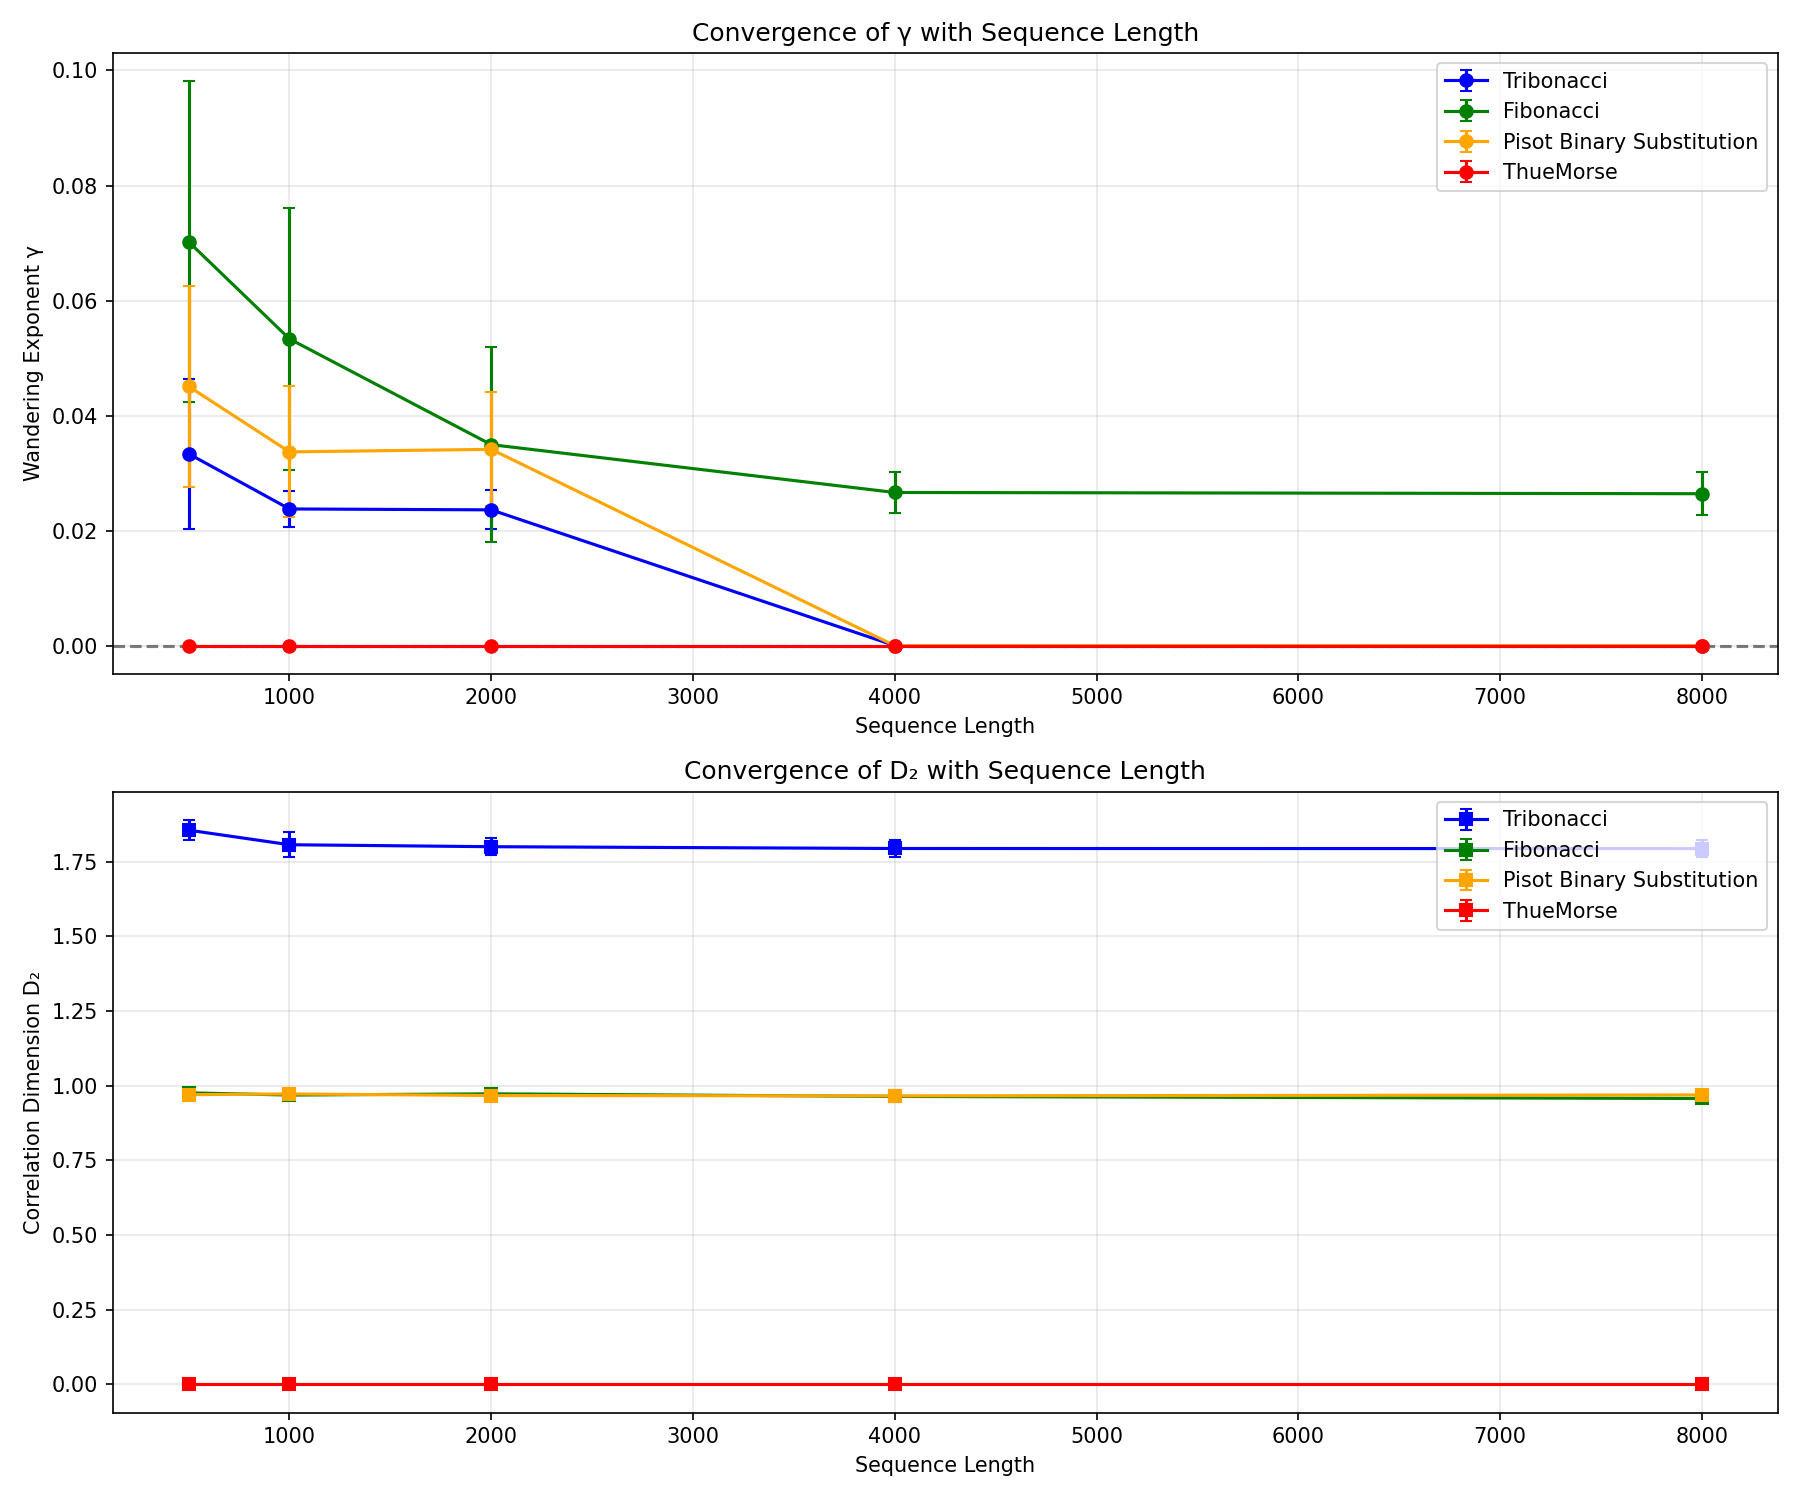

Write Python code to recreate this figure.
#!/usr/bin/env python3
"""
MINERVA V7.5: CONVERGENCE ANALYSIS & ERROR ESTIMATION
=======================================================
- Length sweeps (N = 500, 1000, 2000, 4000, 8000)
- Bootstrap confidence intervals for D₂ and γ
- Scaling stability plots (D₂ vs N, γ vs N)
- Preserves: exact projector, centering, SVD compression to E^s
"""

import numpy as np
import pandas as pd
import matplotlib.pyplot as plt
from scipy.linalg import eig, svd
from scipy.spatial.distance import pdist
from sympy import Matrix, symbols
import warnings
from collections import defaultdict
warnings.filterwarnings('ignore')

# ============================================================================
# 1. ALGEBRAIC STRUCTURE CORE (EXACT OVER Q)
# ============================================================================

def is_primitive_matrix(M, max_power=12):
    M_k = np.copy(M)
    for _ in range(max_power):
        if np.all(M_k > 0):
            return True
        M_k = M_k @ M
    return False


def check_algebraic_irreducibility(M):
    x = symbols('x')
    M_int = Matrix(M.astype(int))
    charpoly = M_int.charpoly(x).as_expr()
    from sympy.polys.polytools import factor_list
    factors = factor_list(charpoly)[1]
    return len(factors) == 1


def analyze_pisot_spectrum(evals):
    moduli = np.abs(evals)
    sorted_mod = np.sort(moduli)[::-1]
    dominant = sorted_mod[0]
    rest = sorted_mod[1:] if len(sorted_mod) > 1 else []
    has_pisot_spectrum = (dominant > 1.0) and (np.max(rest) < 0.99 if len(rest) > 0 else True)
    return has_pisot_spectrum, dominant


class IntrinsicSubstitutionSystem:
    def __init__(self, name, matrix, sub_rules, alphabet):
        self.name = name
        self.matrix = np.array(matrix, dtype=float)
        self.sub_rules = sub_rules
        self.alphabet = alphabet
        self._characterize_system()

    def _characterize_system(self):
        evals, evecs = eig(self.matrix)
        real_parts = np.real(evals)
        pf_idx = np.argmax(real_parts)
        pf_eval = evals[pf_idx]
        v_PF = np.abs(np.real(evecs[:, pf_idx]))
        
        _, L_evecs = eig(self.matrix.T)
        real_parts_L = np.real(evals)
        pf_idx_L = np.argmax(real_parts_L)
        w_PF = np.abs(np.real(L_evecs[:, pf_idx_L]))
        w_PF = w_PF / np.dot(w_PF, v_PF)
        
        self.v_PF = v_PF / np.sum(v_PF)
        self.w_PF = w_PF
        self.lambda_pf = float(pf_eval.real)
        
        self.increments = {}
        for i, ch in enumerate(self.alphabet):
            e_i = np.zeros(len(self.matrix))
            e_i[i] = 1.0
            self.increments[ch] = e_i - self.v_PF

        self.is_primitive = is_primitive_matrix(self.matrix)
        self.is_irreducible = check_algebraic_irreducibility(self.matrix)
        has_pisot_spectrum, _ = analyze_pisot_spectrum(evals)
        self.is_pisot = self.is_primitive and self.is_irreducible and has_pisot_spectrum

    def generate_sequence(self, steps=12, max_len=50000):
        seq = self.alphabet[0]
        for _ in range(steps):
            seq = ''.join(self.sub_rules.get(c, c) for c in seq)
            if len(seq) > max_len:
                seq = seq[:max_len]
                break
        return seq

    def compute_walk(self, seq):
        d = len(self.matrix)
        walk = np.zeros((len(seq) + 1, d))
        for i, ch in enumerate(seq):
            walk[i+1] = walk[i] + self.increments.get(ch, np.zeros(d))
        return walk


# ============================================================================
# 2. INTRINSIC STABLE SUBSPACE COMPRESSION
# ============================================================================

def extract_intrinsic_coordinates(system, walk):
    d = len(system.matrix)
    v = system.v_PF.reshape(-1, 1)
    w = system.w_PF.reshape(1, -1)
    P_stable = np.eye(d) - (v @ w) / (w @ v).item()
    
    projected = walk @ P_stable.T
    projected = projected - np.mean(projected, axis=0)
    
    U, S, Vt = svd(P_stable, full_matrices=False)
    stable_rank = np.sum(S / S[0] > 1e-10)
    
    if stable_rank >= 1:
        basis = Vt[:stable_rank].T
        intrinsic = projected @ basis
    else:
        intrinsic = projected
        stable_rank = projected.shape[1]
    
    return intrinsic, stable_rank


# ============================================================================
# 3. METRICS WITH BOOTSTRAP
# ============================================================================

def compute_wandering_exponent(points):
    displacements = np.linalg.norm(points, axis=1)
    indices = np.arange(1, len(displacements) + 1)
    valid = displacements > 1e-8
    if not valid.any():
        return 0.0
    coeffs = np.polyfit(np.log(indices[valid]), np.log(displacements[valid]), 1)
    gamma = coeffs[0]
    if -0.05 < gamma < 0.02:
        gamma = 0.0
    return max(0.0, float(gamma))


def compute_correlation_dimension(points, num_samples=400):
    n = len(points)
    if n < 50:
        return 0.0
    pts = points[np.random.choice(n, min(num_samples, n), replace=False)]
    N = len(pts)
    if N < 30:
        return 0.0
    dists = pdist(pts)
    dists = dists[dists > 1e-8]
    if len(dists) < 20:
        return 0.0
    r_min = max(np.percentile(dists, 5), 1e-7)
    r_max = np.percentile(dists, 30)
    if r_min >= r_max:
        return 0.0
    radii = np.logspace(np.log10(r_min), np.log10(r_max), 12)
    total_pairs = N * (N - 1) / 2.0
    counts = np.array([np.sum(dists < r) / total_pairs for r in radii])
    valid = counts > 1e-8
    if np.sum(valid) < 4:
        return 0.0
    log_r = np.log(radii[valid])
    log_c = np.log(counts[valid])
    slopes = []
    for i in range(len(log_r) - 3):
        slope, _ = np.polyfit(log_r[i:i+4], log_c[i:i+4], 1)
        slopes.append(slope)
    d2 = np.median(slopes) if slopes else 0.0
    return max(0.0, min(float(d2), 2.0))


def bootstrap_metrics(points, n_bootstrap=20, sample_frac=0.8):
    """Bootstrap confidence intervals for γ and D₂"""
    n = len(points)
    gammas = []
    d2s = []
    
    for _ in range(n_bootstrap):
        idx = np.random.choice(n, int(n * sample_frac), replace=True)
        sample = points[idx]
        
        gamma = compute_wandering_exponent(sample)
        d2 = compute_correlation_dimension(sample)
        
        if gamma > 1e-6:
            gammas.append(gamma)
        if d2 > 1e-6:
            d2s.append(d2)
    
    gamma_mean = np.mean(gammas) if gammas else 0.0
    gamma_std = np.std(gammas) if gammas else 0.0
    d2_mean = np.mean(d2s) if d2s else 0.0
    d2_std = np.std(d2s) if d2s else 0.0
    
    return gamma_mean, gamma_std, d2_mean, d2_std


# ============================================================================
# 4. LENGTH CONVERGENCE SWEEP
# ============================================================================

def convergence_sweep(system_obj, lengths=[500, 1000, 2000, 4000, 8000], n_bootstrap=15):
    """Run metrics across different sequence lengths"""
    results = []
    
    for L in lengths:
        # Generate sequence of appropriate length
        seq = system_obj.generate_sequence(steps=max(7, int(np.log2(L)) + 5))
        if len(seq) < L:
            # Extend if needed
            steps = 1
            while len(seq) < L:
                seq = ''.join(system_obj.sub_rules.get(c, c) for c in seq)
                steps += 1
                if len(seq) > L * 2:
                    break
        seq = seq[:L]
        
        walk = system_obj.compute_walk(seq)
        intrinsic, stable_rank = extract_intrinsic_coordinates(system_obj, walk)
        
        if len(intrinsic) < 100:
            continue
        
        gamma_mean, gamma_std, d2_mean, d2_std = bootstrap_metrics(intrinsic, n_bootstrap=n_bootstrap)
        
        results.append({
            'length': L,
            'gamma': gamma_mean,
            'gamma_std': gamma_std,
            'd2': d2_mean,
            'd2_std': d2_std,
            'stable_rank': stable_rank
        })
    
    return results


# ============================================================================
# 5. SYSTEM CONFIGURATIONS
# ============================================================================

SYSTEMS = {
    "Tribonacci": {
        "matrix": [[1, 1, 1], [1, 0, 0], [0, 1, 0]],
        "rules": {"a": "ab", "b": "ac", "c": "a"},
        "alphabet": "abc",
    },
    "Fibonacci": {
        "matrix": [[1, 1], [1, 0]],
        "rules": {"a": "ab", "b": "a"},
        "alphabet": "ab",
    },
    "Pisot Binary Substitution": {
        "matrix": [[3, 2], [1, 1]],
        "rules": {"a": "abaab", "b": "aba"},
        "alphabet": "ab",
    },
    "ThueMorse": {
        "matrix": [[1, 1], [1, 1]],
        "rules": {"a": "ab", "b": "ba"},
        "alphabet": "ab",
    }
}

LENGTHS = [500, 1000, 2000, 4000, 8000]


# ============================================================================
# 6. MAIN EXECUTION & PLOTTING
# ============================================================================

def main():
    print("=" * 85)
    print("MINERVA V7.5: CONVERGENCE ANALYSIS & ERROR ESTIMATION")
    print("Length sweep + bootstrap confidence intervals")
    print("=" * 85)
    
    all_results = {}
    convergence_data = []
    
    for name, cfg in SYSTEMS.items():
        print(f"\n📐 System: {name}")
        print("─" * 65)
        
        sys_obj = IntrinsicSubstitutionSystem(name, cfg["matrix"], cfg["rules"], cfg["alphabet"])
        
        print(f"   Strict Pisot: {sys_obj.is_pisot}")
        print(f"   λ_PF: {sys_obj.lambda_pf:.6f}")
        
        # Convergence sweep
        sweep_results = convergence_sweep(sys_obj, lengths=LENGTHS, n_bootstrap=12)
        all_results[name] = sweep_results
        
        # Display convergence
        for r in sweep_results:
            print(f"   L={r['length']:5d}: γ={r['gamma']:.4f}±{r['gamma_std']:.4f}, D₂={r['d2']:.4f}±{r['d2_std']:.4f}")
            convergence_data.append({
                "System": name,
                "Length": r['length'],
                "Gamma": r['gamma'],
                "Gamma_Std": r['gamma_std'],
                "D2": r['d2'],
                "D2_Std": r['d2_std'],
                "Pisot": sys_obj.is_pisot
            })
    
    # Save CSV
    df = pd.DataFrame(convergence_data)
    df.to_csv("minerva_v7.5_convergence.csv", index=False)
    
    # Plot convergence
    fig, axes = plt.subplots(2, 1, figsize=(12, 10))
    
    colors = {'Tribonacci': 'blue', 'Fibonacci': 'green', 
              'Pisot Binary Substitution': 'orange', 'ThueMorse': 'red'}
    
    for name in SYSTEMS.keys():
        data = [r for r in convergence_data if r["System"] == name]
        if not data:
            continue
        lengths = [r["Length"] for r in data]
        gammas = [r["Gamma"] for r in data]
        gamma_err = [r["Gamma_Std"] for r in data]
        d2s = [r["D2"] for r in data]
        d2_err = [r["D2_Std"] for r in data]
        
        axes[0].errorbar(lengths, gammas, yerr=gamma_err, label=name, 
                        color=colors.get(name, 'gray'), marker='o', capsize=3)
        axes[1].errorbar(lengths, d2s, yerr=d2_err, label=name,
                        color=colors.get(name, 'gray'), marker='s', capsize=3)
    
    axes[0].axhline(y=0, color='black', linestyle='--', alpha=0.5)
    axes[0].set_xlabel('Sequence Length')
    axes[0].set_ylabel('Wandering Exponent γ')
    axes[0].set_title('Convergence of γ with Sequence Length')
    axes[0].legend()
    axes[0].grid(True, alpha=0.3)
    
    axes[1].set_xlabel('Sequence Length')
    axes[1].set_ylabel('Correlation Dimension D₂')
    axes[1].set_title('Convergence of D₂ with Sequence Length')
    axes[1].legend()
    axes[1].grid(True, alpha=0.3)
    
    plt.tight_layout()
    plt.savefig('minerva_v7.5_convergence.png', dpi=150)
    print("\n📊 Convergence plot saved: minerva_v7.5_convergence.png")
    
    print("\n" + "=" * 85)
    print("📊 CONVERGENCE SUMMARY (L=8000)")
    print("-" * 85)
    for name in SYSTEMS.keys():
        data = [r for r in convergence_data if r["System"] == name and r["Length"] == 8000]
        if data:
            r = data[0]
            print(f"{name:<25}: γ={r['Gamma']:.4f}±{r['Gamma_Std']:.4f}, D₂={r['D2']:.4f}±{r['D2_Std']:.4f}")
    print("=" * 85)


if __name__ == "__main__":
    main()
